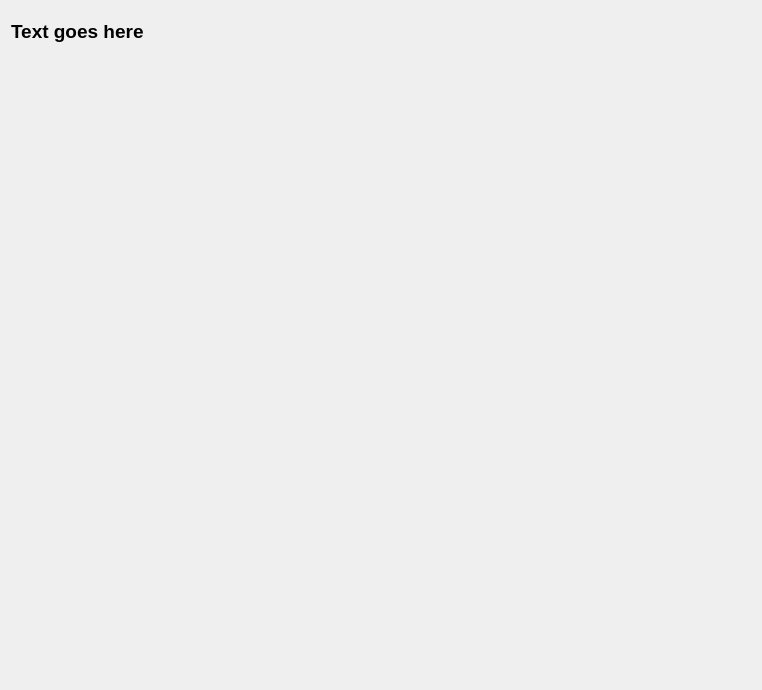
<?xml version="1.0" encoding="UTF-8"?>
<ui version="4.0">
 <class>PanelWidget</class>
 <widget class="QWidget" name="PanelWidget">
  <property name="geometry">
   <rect>
    <x>0</x>
    <y>0</y>
    <width>762</width>
    <height>690</height>
   </rect>
  </property>
  <property name="windowTitle">
   <string>Form</string>
  </property>
  <property name="styleSheet">
   <string notr="true"/>
  </property>
  <layout class="QGridLayout" name="gridLayout">
   <item row="0" column="0">
    <layout class="QVBoxLayout" name="verticalLayout">
     <item>
      <widget class="QLabel" name="label">
       <property name="maximumSize">
        <size>
         <width>16777215</width>
         <height>40</height>
        </size>
       </property>
       <property name="font">
        <font>
         <pointsize>14</pointsize>
         <weight>75</weight>
         <bold>true</bold>
        </font>
       </property>
       <property name="text">
        <string>Text goes here</string>
       </property>
      </widget>
     </item>
     <item>
      <widget class="QWidget" name="panel_widget" native="true">
       <property name="styleSheet">
        <string notr="true"/>
       </property>
       <layout class="QGridLayout" name="gridLayout_3">
        <item row="0" column="0">
         <layout class="QGridLayout" name="widget_layout"/>
        </item>
       </layout>
      </widget>
     </item>
    </layout>
   </item>
  </layout>
 </widget>
 <resources/>
 <connections/>
</ui>
